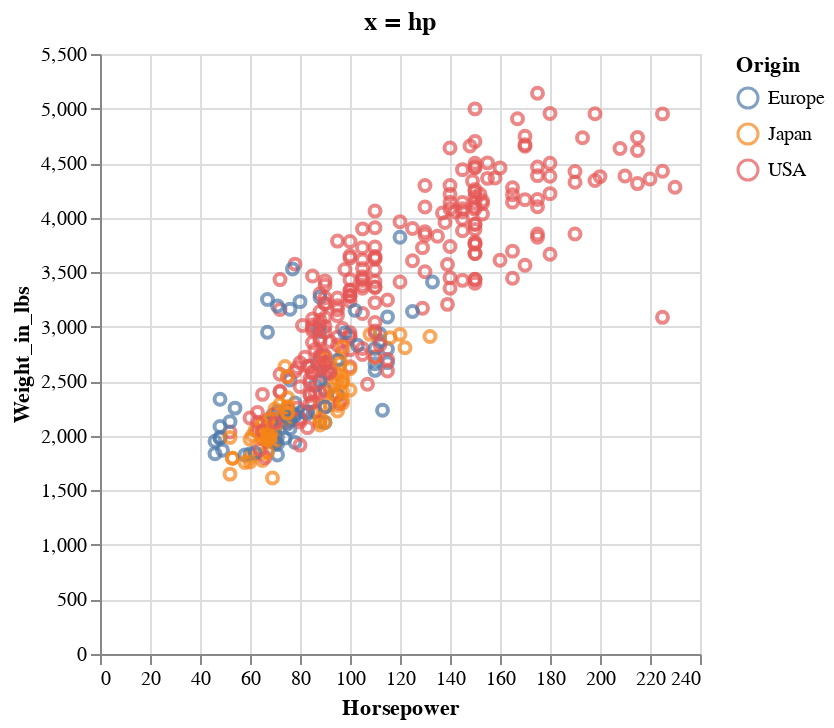

Notebook source saved alongside this figure:
### Markdown cell above
If a variable is shared between two figures,
it is a good idea to have it on the same axis.
This makes it easier to compare the relationship
with the previous plot.

### Code cell
hp_weight = alt.Chart(cars, title='x = hp').mark_point().encode(
    x=alt.X('Horsepower'),
    y=alt.Y('Weight_in_lbs'),
    color='Origin'
)
hp_weight

### Figure 1 — Vega specification as saved in the notebook (floating-point values rounded to 4 significant figures; data arrays with more than 128 entries replaced by an {"elided": "..."} marker saying what was removed)
{"$schema": "https://vega.github.io/schema/vega/v5.json", "data": [{"name": "source_0", "values": {"elided": "400 records"}}, {"name": "source_0_x_domain_Horsepower", "values": [{"min": 46.0, "max": 230.0}]}, {"name": "source_0_y_domain_Weight_in_lbs", "values": [{"min": 1613, "max": 5140}]}, {"name": "source_0_color_domain_Origin", "values": [{"Origin": "USA"}, {"Origin": "Europe"}, {"Origin": "Japan"}]}], "marks": [{"type": "symbol", "name": "marks", "from": {"data": "source_0"}, "encode": {"update": {"y": {"field": "Weight_in_lbs", "scale": "y"}, "stroke": {"field": "Origin", "scale": "color"}, "fill": {"value": "transparent"}, "opacity": {"value": 0.7}, "x": {"field": "Horsepower", "scale": "x"}}}, "style": ["point"]}], "scales": [{"name": "x", "type": "linear", "domain": [{"signal": "(data(\"source_0_x_domain_Horsepower\")[0] || {}).min"}, {"signal": "(data(\"source_0_x_domain_Horsepower\")[0] || {}).max"}], "range": [0, {"signal": "width"}], "nice": true, "zero": true}, {"name": "y", "type": "linear", "domain": [{"signal": "(data(\"source_0_y_domain_Weight_in_lbs\")[0] || {}).min"}, {"signal": "(data(\"source_0_y_domain_Weight_in_lbs\")[0] || {}).max"}], "range": [{"signal": "height"}, 0], "nice": true, "zero": true}, {"name": "color", "type": "ordinal", "domain": {"data": "source_0_color_domain_Origin", "field": "Origin", "sort": true}, "range": "category"}], "axes": [{"scale": "x", "aria": false, "tickCount": {"signal": "ceil(width/40)"}, "ticks": false, "orient": "bottom", "labels": false, "maxExtent": 0, "grid": true, "domain": false, "zindex": 0, "gridScale": "y", "minExtent": 0}, {"scale": "y", "aria": false, "grid": true, "orient": "left", "tickCount": {"signal": "ceil(height/40)"}, "minExtent": 0, "gridScale": "x", "domain": false, "zindex": 0, "ticks": false, "labels": false, "maxExtent": 0}, {"scale": "x", "labelOverlap": true, "tickCount": {"signal": "ceil(width/40)"}, "zindex": 0, "orient": "bottom", "grid": false, "title": "Horsepower", "labelFlush": true}, {"scale": "y", "labelOverlap": true, "grid": false, "title": "Weight_in_lbs", "zindex": 0, "tickCount": {"signal": "ceil(height/40)"}, "orient": "left"}], "title": {"text": "x = hp", "frame": "group"}, "style": "cell", "padding": 5, "width": 300, "background": "white", "legends": [{"stroke": "color", "symbolType": "circle", "title": "Origin", "encode": {"symbols": {"update": {"fill": {"value": "transparent"}, "opacity": {"value": 0.7}}}}}], "height": 300}
